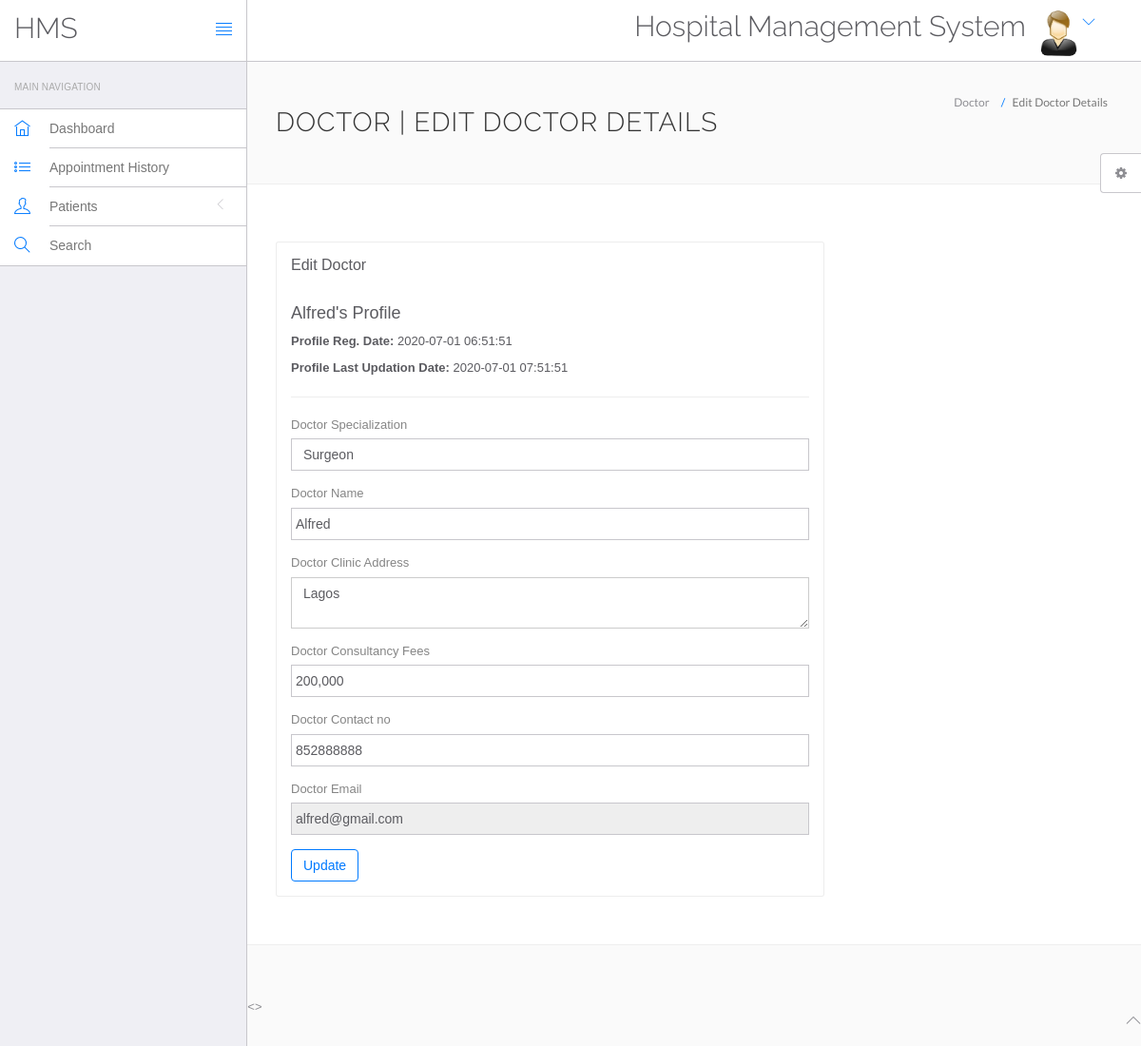
Screenshot of /hospital/hms/doctor/edit-profile.php (signed in) with the database file from the repository.
### tables this page shows
CREATE TABLE `doctors` (
  `id` int(11) NOT NULL,
  `specilization` varchar(255) DEFAULT NULL,
  `doctorName` varchar(255) DEFAULT NULL,
  `address` longtext,
  `docFees` varchar(255) DEFAULT NULL,
  `contactno` bigint(11) DEFAULT NULL,
  `docEmail` varchar(255) DEFAULT NULL,
  `password` varchar(255) DEFAULT NULL,
  `creationDate` timestamp NULL DEFAULT CURRENT_TIMESTAMP,
  `updationDate` timestamp NULL DEFAULT NULL ON UPDATE CURRENT_TIMESTAMP
);

### hospital/hms/doctor/edit-profile.php (the view, shortened to what this page needs)
<?php
include('include/config.php');
?>
<!DOCTYPE html>
<html lang="en">
	<head>
		<link rel="stylesheet" href="vendor/bootstrap/css/bootstrap.min.css">
		<link rel="stylesheet" href="vendor/fontawesome/css/font-awesome.min.css">
		<link rel="stylesheet" href="vendor/themify-icons/themify-icons.min.css">
		<link href="vendor/animate.css/animate.min.css" rel="stylesheet" media="screen">
		<link href="vendor/perfect-scrollbar/perfect-scrollbar.min.css" rel="stylesheet" media="screen">
		<link href="vendor/switchery/switchery.min.css" rel="stylesheet" media="screen">
		<link href="vendor/bootstrap-touchspin/jquery.bootstrap-touchspin.min.css" rel="stylesheet" media="screen">
		<link href="vendor/select2/select2.min.css" rel="stylesheet" media="screen">
		<link href="vendor/bootstrap-datepicker/bootstrap-datepicker3.standalone.min.css" rel="stylesheet" media="screen">
		<link href="vendor/bootstrap-timepicker/bootstrap-timepicker.min.css" rel="stylesheet" media="screen">
		<link rel="stylesheet" href="assets/css/styles.css">
		<link rel="stylesheet" href="assets/css/plugins.css">
		<link rel="stylesheet" href="assets/css/themes/theme-1.css" id="skin_color" />
	</head>
	<body>
		<div id="app">
<?php include('include/sidebar.php');?>
			<div class="app-content">
				<?php include('include/header.php');?>
				<div class="main-content" >
					<div class="wrap-content container" id="container">
						<section id="page-title">
							<div class="row">
								<div class="col-sm-8">
									<h1 class="mainTitle">Doctor | Edit Doctor Details</h1>
																	</div>
								<ol class="breadcrumb">
									<li>
										<span>Doctor</span>
									</li>
									<li class="active">
										<span>Edit Doctor Details</span>
									</li>
								</ol>
							</div>
						</section>
						<div class="container-fluid container-fullw bg-white">
							<div class="row">
								<div class="col-md-12">
									<div class="row margin-top-30">
										<div class="col-lg-8 col-md-12">
											<div class="panel panel-white">
												<div class="panel-heading">
													<h5 class="panel-title">Edit Doctor</h5>
												</div>
												<div class="panel-body">
									<?php $sql=mysqli_query($con,"select * from doctors where docEmail='".$_SESSION['dlogin']."'");
while($data=mysqli_fetch_array($sql))
{
?>
<h4><?php echo htmlentities($data['doctorName']);?>'s Profile</h4>
<p><b>Profile Reg. Date: </b><?php echo htmlentities($data['creationDate']);?></p>
<?php if($data['updationDate']){?>
<p><b>Profile Last Updation Date: </b><?php echo htmlentities($data['updationDate']);?></p>
<?php } ?>
<hr />
													<form role="form" name="adddoc" method="post" onSubmit="return valid();">
														<div class="form-group">
															<label for="DoctorSpecialization">
																Doctor Specialization
															</label>
							<select name="Doctorspecialization" class="form-control" required="required">
					<option value="<?php echo htmlentities($data['specilization']);?>">
					<?php echo htmlentities($data['specilization']);?></option>
															</select>
														</div>
<div class="form-group">
															<label for="doctorname">
																 Doctor Name
															</label>
	<input type="text" name="docname" class="form-control" value="<?php echo htmlentities($data['doctorName']);?>" >
														</div>
<div class="form-group">
															<label for="address">
																 Doctor Clinic Address
															</label>
					<textarea name="clinicaddress" class="form-control"><?php echo htmlentities($data['address']);?></textarea>
														</div>
<div class="form-group">
															<label for="fess">
																 Doctor Consultancy Fees
															</label>
		<input type="text" name="docfees" class="form-control" required="required"  value="<?php echo htmlentities($data['docFees']);?>" >
														</div>
<div class="form-group">
									<label for="fess">
																 Doctor Contact no
															</label>
					<input type="text" name="doccontact" class="form-control" required="required"  value="<?php echo htmlentities($data['contactno']);?>">
														</div>
<div class="form-group">
									<label for="fess">
																 Doctor Email
															</label>
					<input type="email" name="docemail" class="form-control"  readonly="readonly"  value="<?php echo htmlentities($data['docEmail']);?>">
														</div>
														<?php } ?>
														<button type="submit" name="submit" class="btn btn-o btn-primary">
															Update
														</button>
													</form>
												</div>
											</div>
										</div>
											</div>
										</div>
								</div>
					</div>
				</div>
			</div>
	<?php include('include/footer.php');?>
	<?php include('include/setting.php');?>
			<>
		</div>
	</body>
</html>

### hospital/hms/doctor/assets/css/themes/theme-1.css (style rules this page uses)
body { background: #FAFAFA; }

### rows the page displays
doctors: doctorName "Alfred", creationDate "2020-07-01 06:51:51", updationDate "2020-07-01 07:51:51", Doctorspecialization "Surgeon", docname "Alfred", clinicaddress "Lagos", docfees "200,000", doccontact "852888888", docemail "alfred@gmail.com"
